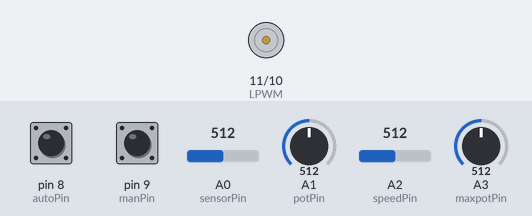
A sketch run on a simulated Arduino Uno, built with avr-gcc and run on an emulated ATmega328P. Parts: motor-driver pin pairs drawn as motors (green arrow = first pin HIGH = forward, orange = second pin HIGH = backward, longer = more drive). The inputs (shaded band) are chosen by the test bench; at power-on: pin 8 (autoPin) HIGH, pin 9 (manPin) HIGH, A0 (sensorPin) = 512, A1 (potPin) = 512, A2 (speedPin) = 512, A3 (maxpotPin) = 512.

Above: at 1.2 s.
1.3 s: pin 8 (autoPin) pulled LOW for 0.15 s
At 1.39 s:
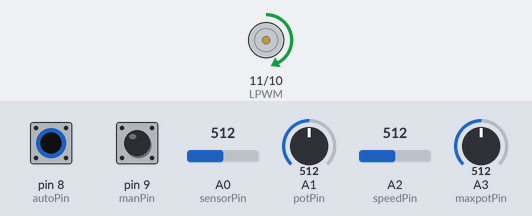
2.9 s: pin 8 (autoPin) pulled LOW for 3.2 s
At 7.2 s:
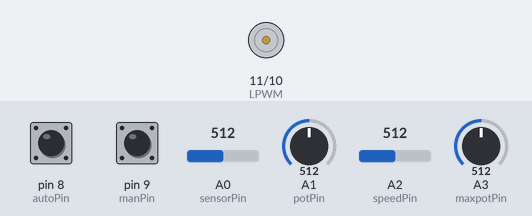
Timing chart, 0 to 8.7 s (numbered marks = the images above; inputs shaded):
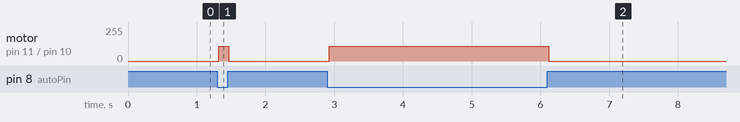

Measured:
- after the input at 1.3 s, motor on pin 11 (LPWM) / pin 10 (RPWM): stopped → forward 109/255 at once, → stopped 0.14 s later
- after the input at 2.9 s, motor on pin 11 (LPWM) / pin 10 (RPWM): stopped → forward 109/255 at once, → stopped 3.2 s later

The sketch:

tractor-plow-controller.ino
```cpp
#include <elapsedMillis.h>
elapsedMillis timeElapsed;

int RPWM = 10;
int LPWM = 11;

int DEBUG = 0;

int downPin = 12;
//int downPin = 4;


//int upPin = 13;
int upPin = 2;
//int upPin = 6;

int autoPin = 8;
int manPin = 9;

int sensorPin = A0;
int potPin = A1;
int potVal;
int maxpotVal;
int sensorVal;
int Buffer = 10;

int speedPin = A2;

int MAX_SPEED = 255;

int maxpotPin = A3;

int maxAnalogReading;
int minAnalogReading;

void setup() {
  pinMode(maxpotPin, INPUT);

  pinMode(RPWM, OUTPUT);
  pinMode(LPWM, OUTPUT);
  pinMode(downPin, INPUT_PULLUP);
  pinMode(upPin, INPUT_PULLUP);
  pinMode(autoPin, INPUT_PULLUP);
  pinMode(manPin, INPUT_PULLUP);
  pinMode(sensorPin, INPUT);
  pinMode(potPin, INPUT);

  pinMode(speedPin, INPUT);

  Serial.begin(9600);
  // maxAnalogReading = moveToLimit(1); // otwieracie monitor portu szeregowego i odczytujecie wartoscii poprzez sterowanie potenjometrem, w jakim zakresie ma działać was siłownik, usuwacie movetolimit(1) i zmieniacie np na 937
  maxAnalogReading = 858; // 701;
  // minAnalogReading = moveToLimit(-1) ; // otwieracie monitor portu szeregowego i odczytujecie wartoscii poprzez sterowanie potenjometrem, w jakim zakresie ma działać was siłownik, usuwacie movetolimit(-1) i zmieniacie np na 242
  // minAnalogReading = 328; //317;
  minAnalogReading = 4;

}


 // 328 - 690 potencjometr

 // 312 - 707
void loop() {

  int mspeed = map(analogRead(speedPin), 0, 1023, minAnalogReading, maxAnalogReading);
  int speedval = (mspeed - 238)/1.77;
  if (speedval > 250) { speedval = 250; }


if ( DEBUG == 1) {
  Serial.print("manPin");   Serial.print(digitalRead(manPin)==LOW);   Serial.print("autoPin");   Serial.println(digitalRead(autoPin)==LOW);
  Serial.print("speed");   Serial.print(speedval);
  //delay(500);
}
  delay(47);

  if(digitalRead(manPin)==LOW)
  {
    if (DEBUG == 1) {
    Serial.println("automat");
    Serial.println(digitalRead(upPin)==LOW);
    Serial.println(digitalRead(downPin)==LOW);
    //delay(100);
    }
  if(digitalRead(upPin)==LOW){ //wysuwaj jesli guzik jest wcisniety
    analogWrite(RPWM, 0);
    analogWrite(LPWM, speedval);

  }

  else if(digitalRead(downPin)==LOW){ //wsuwaj jesli guzik jest wcisniety
    analogWrite(RPWM, speedval);
    analogWrite(LPWM, 0);
  }

  else{ //jesli guzik nie jest wcisniety stoj
    analogWrite(RPWM, 0);
    analogWrite(LPWM, 0);
  }
  }

  else if(digitalRead(autoPin)==LOW)
  {
  potVal = map(analogRead(potPin), 0, 1023, minAnalogReading, maxAnalogReading);
  // maxpotVal = map(analogRead(maxpotPin), 0, 1023, 330, 688);
  maxpotVal = map(analogRead(maxpotPin), 0, 1023, 340, 680);
  sensorVal = analogRead(sensorPin);

  if(potVal > (sensorVal+Buffer)){               //Dodatkowy bufor, zapobiegajacy wibracja silnika z powodu zaklocen danych wejscia
    driveActuator(1, speedval);
  }
  else if(potVal < (sensorVal-Buffer)){
    driveActuator(-1, speedval);
  }
  else{
    driveActuator(0, 0);
  }


  }

  else{ //jesli zaden przycisk trybu nie jest przelaczony, stoj
    analogWrite(RPWM, 0);
    analogWrite(LPWM, 0);
  }


  if ( DEBUG == 1) {
    Serial.print("potVal: "); //po ustaleniu zakresy pracy na potencjometrze można usunąć ten kod od tej linijki do delay(10)
    Serial.print(potVal);
    Serial.print("\tsensorVal: ");
    Serial.print(sensorVal);

    Serial.print("\tSpeed: ");
    Serial.println(speedval);

    delay(10);
  }
}


 /*
int moveToLimit(int Direction){  //po ustaleniu zakresy pracy na potencjometrze można usunąć ten kod od tej linijki do return currreading i znak } który znajduje się w linijce pod spodem
  int prevReading=0;
  int currReading=0;
  do{
    prevReading = currReading;
    driveActuator(Direction, 255);
    timeElapsed = 0;
    while(timeElapsed < 200){ delay(1);}
   currReading = analogRead(sensorPin);
  }while(prevReading != currReading);
  return currReading;
}
*/

void driveActuator(int Direction, int mspeed){
  switch(Direction){
    case 1:       //wsuwanie
      if (DEBUG == 1) { Serial.println("wysuwam"); }
      analogWrite(RPWM, mspeed);
      analogWrite(LPWM, 0);
      break;

    case 0:       //stop
      if (DEBUG == 1) { Serial.println("STOP"); }
      analogWrite(RPWM, 0);
      analogWrite(LPWM, 0);
      break;

    case -1:      //wysuwanie
      if (DEBUG == 1) { Serial.println("chowie"); }
      analogWrite(RPWM, 0);
      analogWrite(LPWM, mspeed);
      break;
  }
}
```
